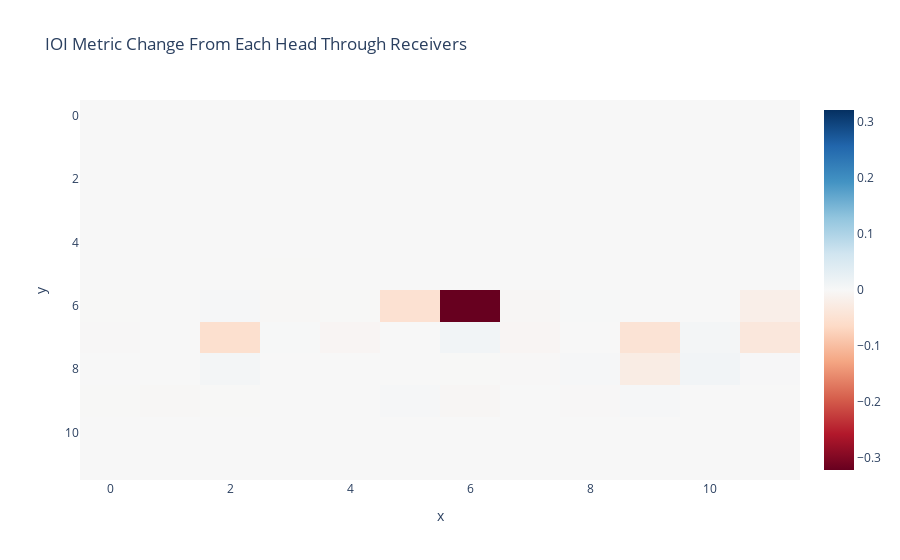

Here is the notebook cell this chart was saved with:
### Markdown cell above
We only see one head of importance here--only one potential S2-inhibitor.

### Code cell
imshow(metric_delta_results, title="IOI Metric Change From Each Head Through Receivers")#, zmin=-0.02, zmax=0.02)

### Figure 1 — Plotly figure (JSON) as saved in the notebook; plotly's stock layout.template omitted (floating-point values rounded to 4 significant figures; data arrays with more than 128 entries replaced by an {"elided": "..."} marker saying what was removed)
{"data": [{"coloraxis": "coloraxis", "hovertemplate": "x: %{x}<br>y: %{y}<br>color: %{z}<extra></extra>", "name": "0", "type": "heatmap", "xaxis": "x", "yaxis": "y", "z": {"elided": "12x12 float values"}}], "layout": {"coloraxis": {"cmid": 0, "colorscale": [[0, "rgb(103,0,31)"], [0.1, "rgb(178,24,43)"], [0.2, "rgb(214,96,77)"], [0.3, "rgb(244,165,130)"], [0.4, "rgb(253,219,199)"], [0.5, "rgb(247,247,247)"], [0.6, "rgb(209,229,240)"], [0.7, "rgb(146,197,222)"], [0.8, "rgb(67,147,195)"], [0.9, "rgb(33,102,172)"], [1, "rgb(5,48,97)"]]}, "title": {"text": "IOI Metric Change From Each Head Through Receivers"}, "xaxis": {"anchor": "y", "domain": [0, 1], "title": {"text": "x"}}, "yaxis": {"anchor": "x", "autorange": "reversed", "domain": [0, 1], "title": {"text": "y"}}}}
